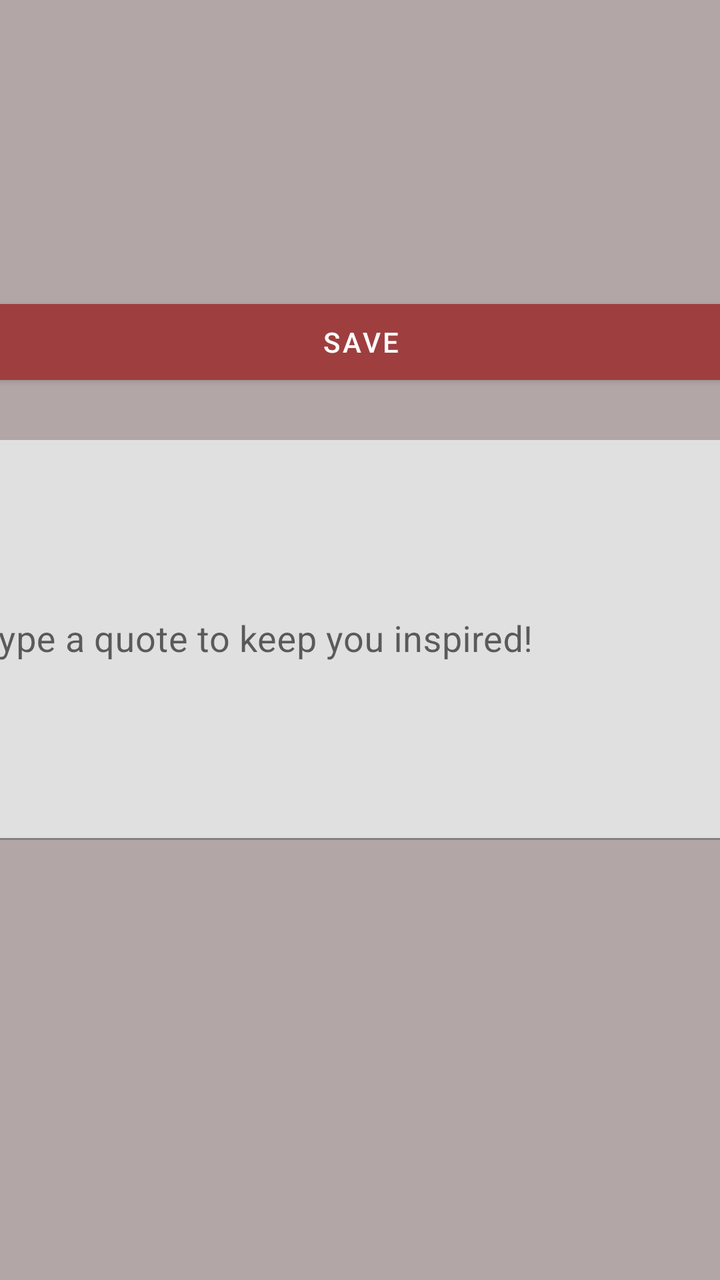
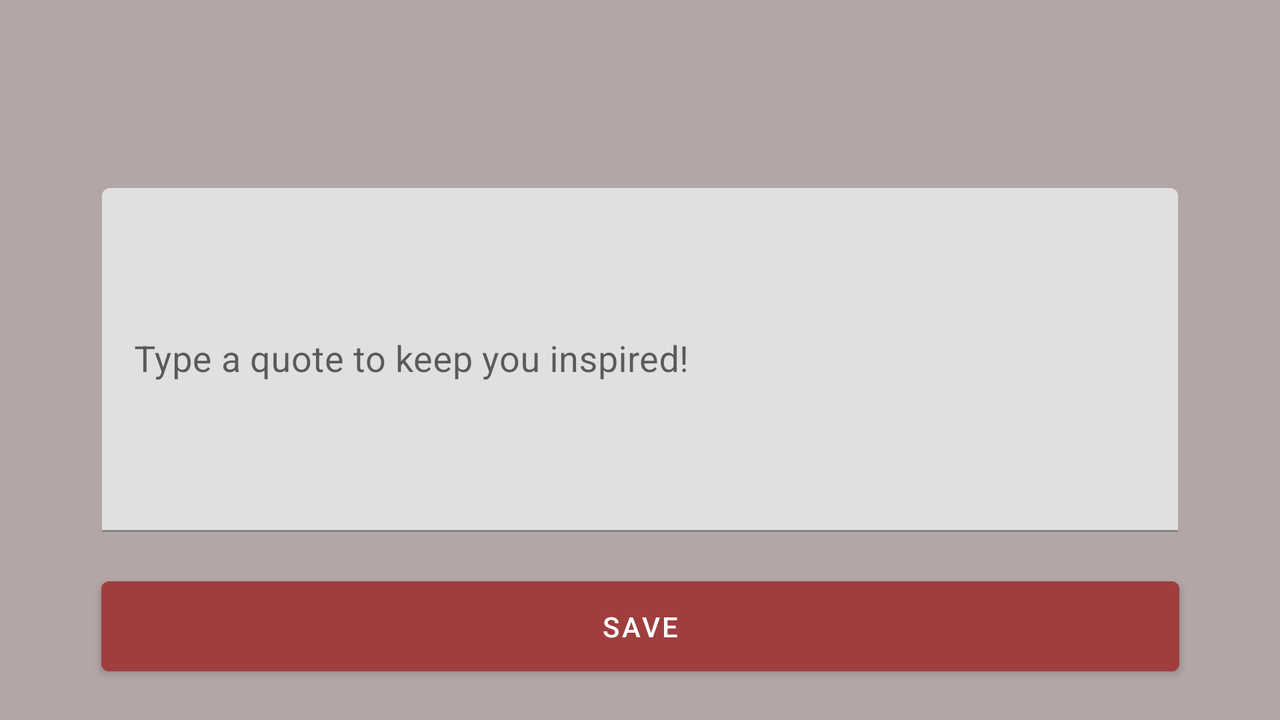

One screen, two layout resources from the same app: the default and the repository's alternative for another configuration. Each is rendered where Android would select it; the XML of both is given below.
<!-- AndroidManifest.xml: application theme Theme.RackTrack -->
<!-- res/layout/activity_quote_edit.xml -->
<?xml version="1.0" encoding="utf-8"?>
<androidx.constraintlayout.widget.ConstraintLayout xmlns:android="http://schemas.android.com/apk/res/android"
    xmlns:app="http://schemas.android.com/apk/res-auto"
    xmlns:tools="http://schemas.android.com/tools"
    android:layout_width="match_parent"
    android:layout_height="match_parent"
    android:background="@color/background"
    tools:context=".Quote.QuoteEditActivity">

    <com.google.android.material.textfield.TextInputLayout
        android:id="@+id/quoteText"
        android:layout_width="415dp"
        android:layout_height="200dp"
        android:hint="@string/type_a_quote_prompt"
        app:layout_constraintBottom_toBottomOf="parent"
        app:layout_constraintEnd_toEndOf="parent"
        app:layout_constraintStart_toStartOf="parent"
        app:layout_constraintTop_toTopOf="parent">

        <com.google.android.material.textfield.TextInputEditText
            android:id="@+id/quoteEditField"
            android:layout_width="match_parent"
            android:layout_height="match_parent"
            android:textSize="18sp"
            android:inputType="textNoSuggestions"/>

    </com.google.android.material.textfield.TextInputLayout>

    <Button
        android:id="@+id/saveQuoteButton"
        android:layout_width="392dp"
        android:layout_height="50dp"
        android:layout_marginBottom="24dp"
        android:backgroundTint="@color/main"
        android:text="@string/save_quote_text"
        app:layout_constraintBottom_toTopOf="@+id/quoteText"
        app:layout_constraintEnd_toEndOf="parent"
        app:layout_constraintStart_toStartOf="parent" />
</androidx.constraintlayout.widget.ConstraintLayout>
<!-- resources referenced by this layout -->
<resources>
  <color name="background">#B3A6A6</color>
  <color name="main">#9F3E3E</color>
  <string name="save_quote_text">Save</string>
  <string name="type_a_quote_prompt">Type a quote to keep you inspired!</string>
  <style name="Theme.RackTrack" parent="Theme.MaterialComponents.DayNight.DarkActionBar">
          
          <item name="colorPrimary">@color/purple_500</item>
          <item name="colorPrimaryVariant">@color/purple_700</item>
          <item name="colorOnPrimary">@color/white</item>
          
          <item name="colorSecondary">@color/teal_200</item>
          <item name="colorSecondaryVariant">@color/teal_700</item>
          <item name="colorOnSecondary">@color/black</item>
          
          <item name="android:statusBarColor">?attr/colorPrimaryVariant</item>
          
      </style>
  <color name="purple_500">#FF6200EE</color>
  <color name="purple_700">#FF3700B3</color>
  <color name="white">#FFFFFFFF</color>
  <color name="teal_200">#FF03DAC5</color>
  <color name="teal_700">#FF018786</color>
  <color name="black">#FF000000</color>
</resources>
<!-- res/layout-land/activity_quote_edit.xml (the repository's variant of the layout above) -->
<!-- drawn on the phone turned sideways -->
<?xml version="1.0" encoding="utf-8"?>
<androidx.constraintlayout.widget.ConstraintLayout xmlns:android="http://schemas.android.com/apk/res/android"
    xmlns:app="http://schemas.android.com/apk/res-auto"
    xmlns:tools="http://schemas.android.com/tools"
    android:layout_width="match_parent"
    android:layout_height="match_parent"
    android:background="@color/background"
    tools:context=".Quote.QuoteEditActivity">

    <com.google.android.material.textfield.TextInputLayout
        android:id="@+id/quoteText"
        android:layout_width="538dp"
        android:layout_height="172dp"
        android:hint="@string/type_a_quote_prompt"
        app:layout_constraintBottom_toBottomOf="parent"
        app:layout_constraintEnd_toEndOf="parent"
        app:layout_constraintStart_toStartOf="parent"
        app:layout_constraintTop_toTopOf="parent">

        <com.google.android.material.textfield.TextInputEditText
            android:id="@+id/quoteEditField"
            android:layout_width="match_parent"
            android:layout_height="match_parent"
            android:inputType="textNoSuggestions"
            android:textSize="18sp" />

    </com.google.android.material.textfield.TextInputLayout>

    <Button
        android:id="@+id/saveQuoteButton"
        android:layout_width="539dp"
        android:layout_height="57dp"
        android:backgroundTint="@color/main"
        android:text="@string/save_quote_text"
        app:layout_constraintBottom_toBottomOf="parent"
        app:layout_constraintEnd_toEndOf="parent"
        app:layout_constraintStart_toStartOf="parent"
        app:layout_constraintTop_toBottomOf="@+id/quoteText" />
</androidx.constraintlayout.widget.ConstraintLayout>
